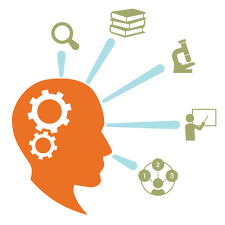
#> input picture myfiles/old/13.png, 225 x 225 px, found by its file name
$ jupyter execute --allow-errors testPUNCT.ipynb
#> lines starting #> are read from the running program, lines starting #| are printed output that depends on the picture; after the words box and inside, x2 and y2 are one past the last pixel; in counts of white or black regions, pixels touching at a corner belong together
[cell 1]
import cv2 as cv2
from matplotlib import pyplot as plt
import numpy as np
from pathlib import Path

[cell 2]
def cutPunctuation(img,wordname_path):
    #plt.imshow(img)
    img = cv2.bitwise_not(img)
    newX=256
    newY=256
    #plt.figure()
    #plt.imshow(img)
    #img = cv2.resize(img,(int(newX),int(newY)))
    img=img//255
    y=img.sum(axis=0)

    #print (y)
    #print(y.shape)
    num=np.size(img,1)
    x = np.arange(num)
    ###print(x.shape)
    fig, ax = plt.subplots()
    ax.plot(x,y)
    plt.show()
    plt.figure()


    # [8 lines of commented-out code are left out]

    index=np.where(y == 0)[0]
    #index=np.where(y <= 10)[0]

    #print(index)
    len=index.shape[0]
    rev_index=index[::-1]
    #print(len)
    #print("========")


    width=np.size(img,1)

    height=np.size(img,0)
    print(width)
    print(height)


    sum_ink=0
    for i in  range(0, len-1):
        #print(i,"++++")

        if rev_index[i+1]<rev_index[i]-1: #by pass the contigues zeros that exist
            #print("dif=",rev_index[i]-rev_index[i+1],"index=",i )
            #print(rev_index[i])
            #print(rev_index[i+1])

            xc=rev_index[i+1]

            imgF = img[0:height, 0:xc]


            imgT= img[0:height, xc:width]
            half=height/2
            print('==========')
            print('half',half)
            print('xc',xc)
            hprof=imgT.sum(axis=1)
            sumakiarea=hprof.sum()
            print('sumarea',hprof,sumakiarea)
            hprofIndex=np.where(hprof == 0)
            hprofZerosNum=np.size(hprofIndex,1)

            print('zeros',hprofZerosNum)

            print('==========')
            #if hprofZerosNum-3 >= half:
            if sumakiarea < 95:
                #do not cut
                print("+++++++++++")
                imgF=255*imgF
                imgF=abs(255-imgF)
                imgReturn=imgF

                #plt.figure()
                #plt.imshow(imgF)
                return imgReturn
            else:
                #cut
                img=255*img
                img=abs(255-img)
                imgReturn=img
                return imgReturn

[cell 3]
#print(Path('tmp').parent)


wordname_path="..\\tmp1\\1.png"

wordname_path="..\\tmp1\\111.png"
wordname_path="..\\tmp1\\12.png"
wordname_path="..\\tmp1\\2.png"
wordname_path="..\\tmp1\\11.png"
wordname_path="..\\tmp1\\13.png"
img= cv2.imread(wordname_path,0);
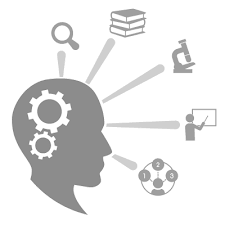
#> img: shape (225, 225); min 126, max 255, mean 231.3


# [6 lines of commented-out code are left out]
imgx=cutPunctuation(img,wordname_path)
#> in cutPunctuation, `img = cv2.bitwise_not(img)`:
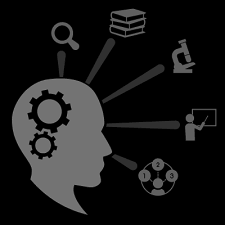
#> img: shape (225, 225); min 0, max 129, mean 23.7
#> in cutPunctuation, `img=img//255`: img: shape (225, 225); every value is 0
#> in cutPunctuation, `y=img.sum(axis=0)`: y = 225 values from 0 to 0
#> in cutPunctuation, `num=np.size(img,1)`: num = 225
#> in cutPunctuation, `plt.show()`:
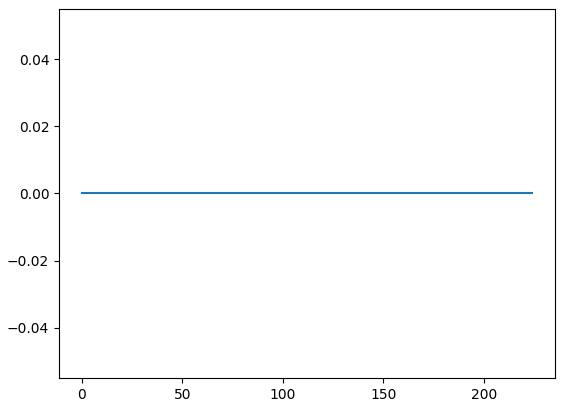
#> figure drawn by matplotlib, 1 panel
#> in cutPunctuation, `index=np.where(y == 0)[0]`: index = 225 values from 0 to 224
#> in cutPunctuation, `rev_index=index[::-1]`: rev_index = 225 values, max 224 at index 0, min 0 at index 224, mean 112
#> in cutPunctuation, `width=np.size(img,1)`: width = 225
#| 225
#| 225

#imgx=255*imgx
#imgx=abs(255-imgx)
#imx=imgx.astype(int)

plt.figure()
#> (the rest of this cell did not finish here and is left out)

$ run again, with .debris/2019-04-30 11.45.16.00/0177.pdf300___erosion.png copied over myfiles/old/13.png
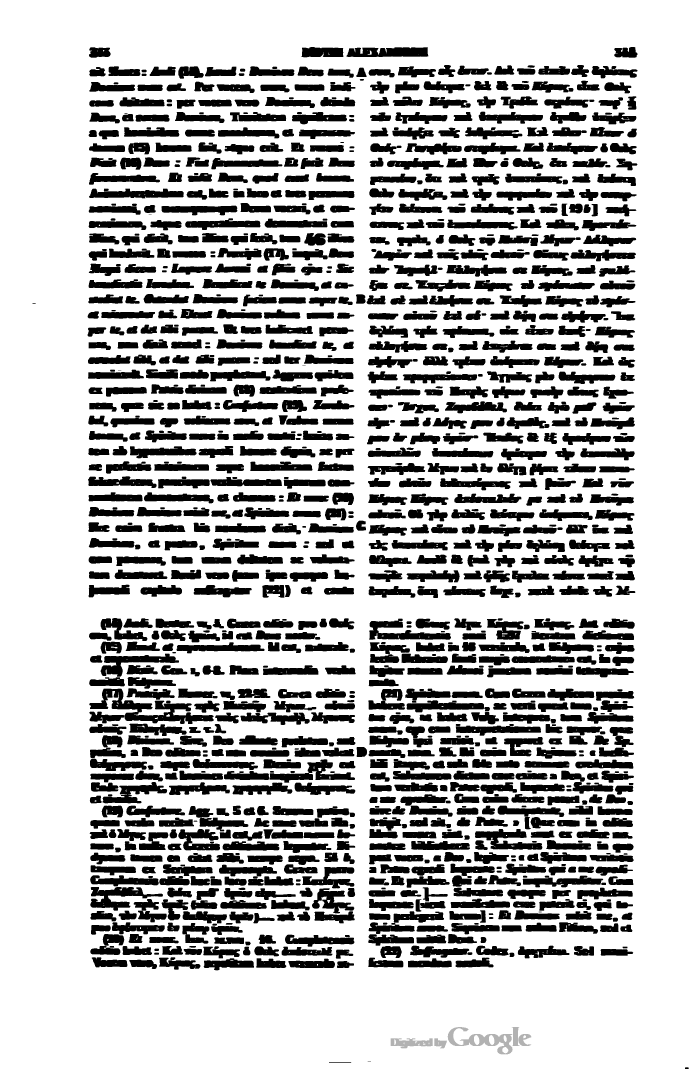
#> input picture .debris/2019-04-30 11.45.16.00/0177.pdf300___erosion.png, 2068 x 3205 px, found by its file name (shown at 1/3 size)
#> img is the input picture: shape (3205, 2068); min 0, max 255, mean 186.8
#> y = 2068 values, max 1429 at index 1117, min 0 at index 0, mean 855.5
#> num = 2068
#> in cutPunctuation, `plt.show()`:
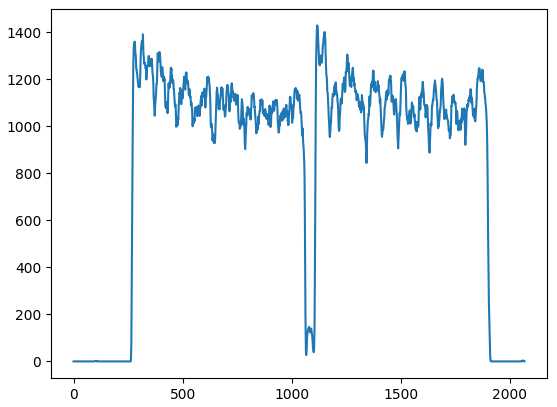
#> figure drawn by matplotlib, 1 panel; curve peaks at x = 1117, y = 1429
#> index = 397 values from 0 to 2067
#> rev_index = 397 values, max 2067 at index 0, min 0 at index 396, mean 804.1
#> width = 2068
#> height = 3205
#| 2068
#| 3205
#> the loop in cutPunctuation, `for i in  range(0, len-1): #print(i,"++++") ` made 2 passes
#> (xc, half, sumakiarea, hprofZerosNum) on pass 2: (2054, 1602.5, 31, 3202)
#> (printed output is left out)
#> pass 2, in cutPunctuation, `imgF = img[0:height, 0:xc]`:
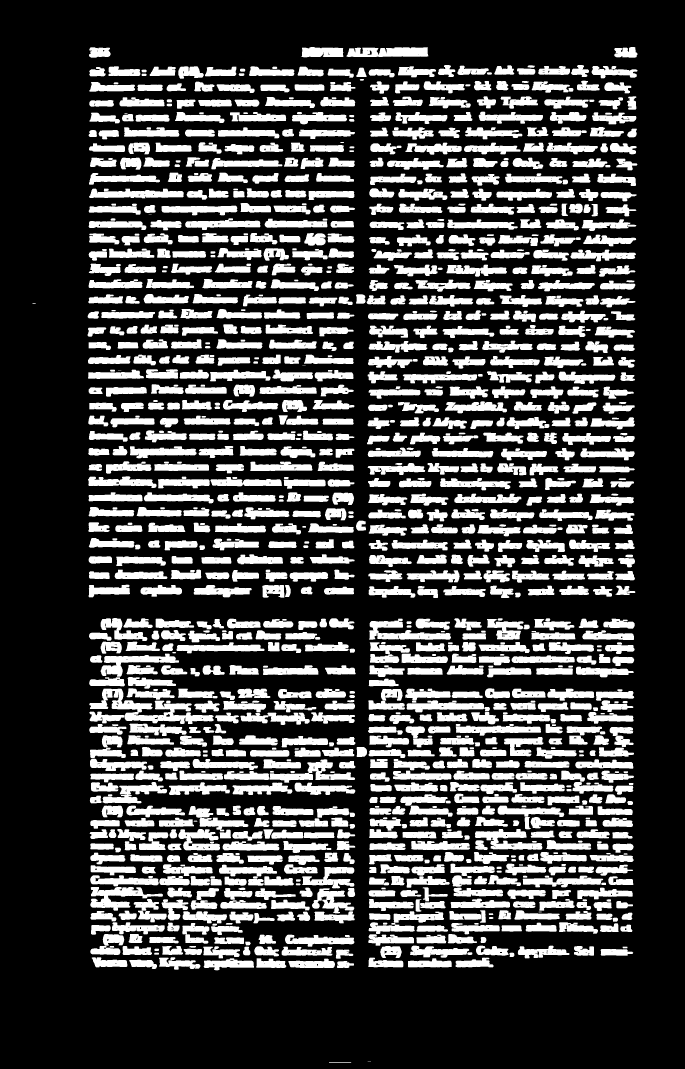
#> imgF: shape (3205, 2054) (shown at 1/3 size); values 0 (black) and 1 (white), 26.9% white; 1283 white regions (7 under 20 px), largest, box (x1, y1, x2, y2) and area: (268, 2066, 641, 2172) 13088, (1107, 1856, 1353, 1919) 6802, (271, 2661, 489, 2732) 6628
#> (printed output is left out)

$ run again, with .debris/2019-04-30/0153.pdf300rec.png copied over myfiles/old/13.png
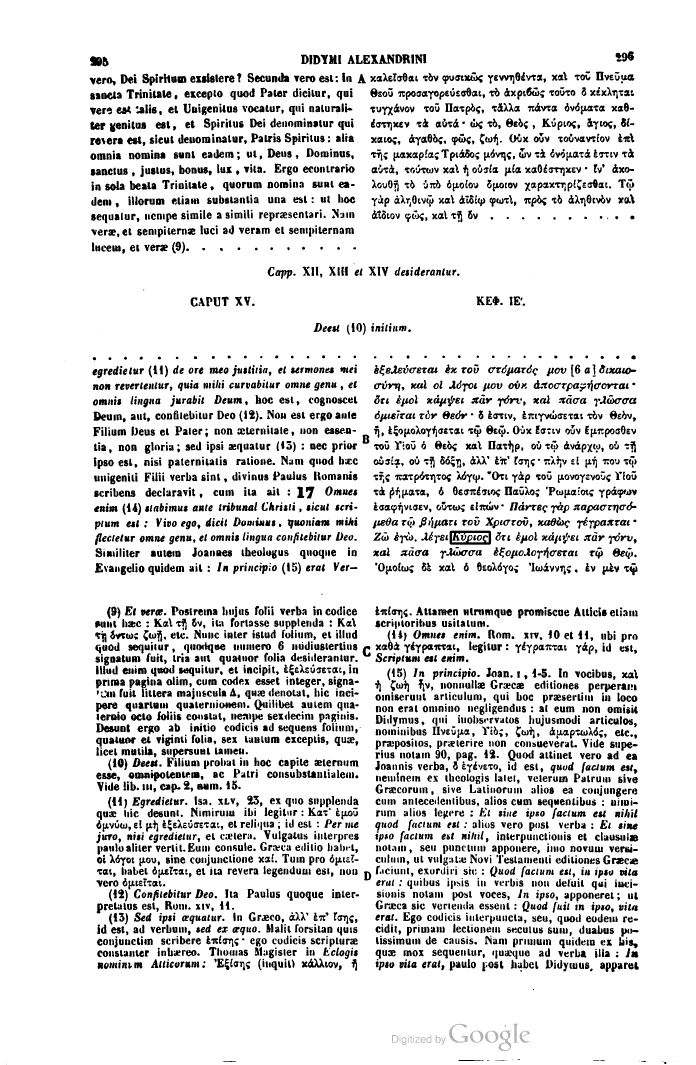
#> input picture .debris/2019-04-30/0153.pdf300rec.png, 2088 x 3195 px, found by its file name (shown at 1/3 size)
#> img is the input picture: shape (3195, 2088); min 0, max 255, mean 224
#> in cutPunctuation, `img=img//255`:
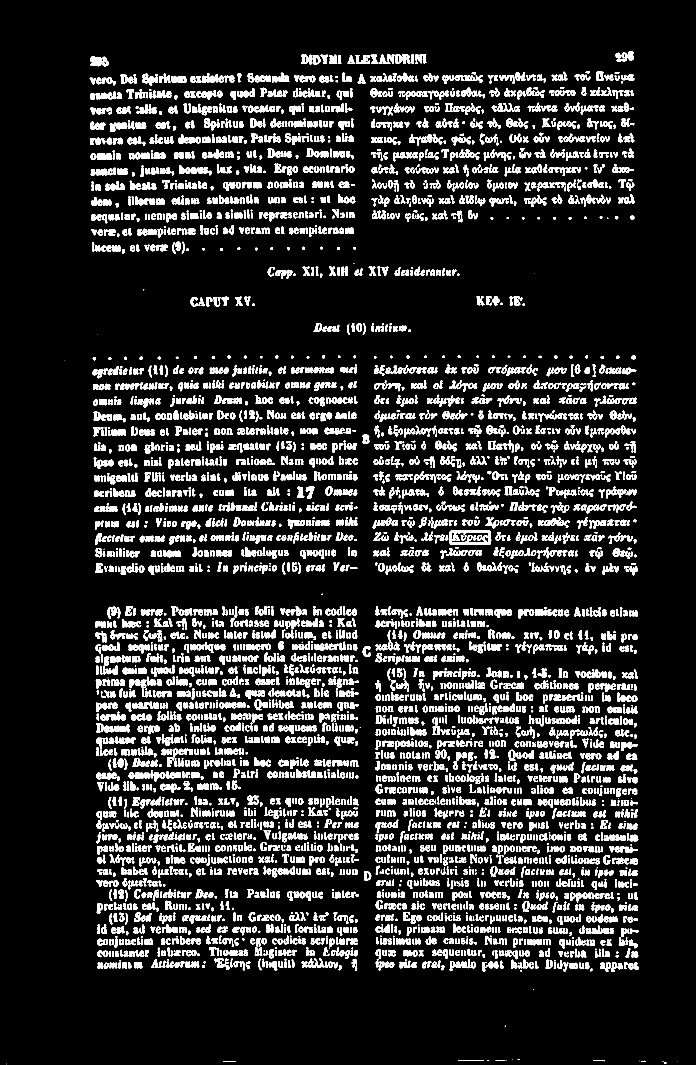
#> img: shape (3195, 2088) (shown at 1/3 size); values 0 (black) and 1 (white), 12.1% white; 5213 white regions (219 under 20 px), largest, box (x1, y1, x2, y2) and area: (1349, 1592, 1474, 1634) 2752, (289, 2170, 358, 2197) 1058, (288, 2107, 352, 2136) 924
#> y = 2088 values, max 890 at index 295, min 0 at index 0, mean 387.7
#> num = 2088
#> index = 413 values from 0 to 2087
#> rev_index = 413 values, max 2087 at index 0, min 0 at index 412, mean 797.1
#> width = 2088
#> height = 3195
#| 2088
#| 3195
#> the loop in cutPunctuation, `for i in  range(0, len-1): #print(i,"++++") ` made 55 passes
#> (xc, half, sumakiarea, hprofZerosNum) on pass 55: (2031, 1597.5, 1, 3194)
#> (printed output is left out)
#> after the loop in cutPunctuation, `for i in  range(0, len-1):`:
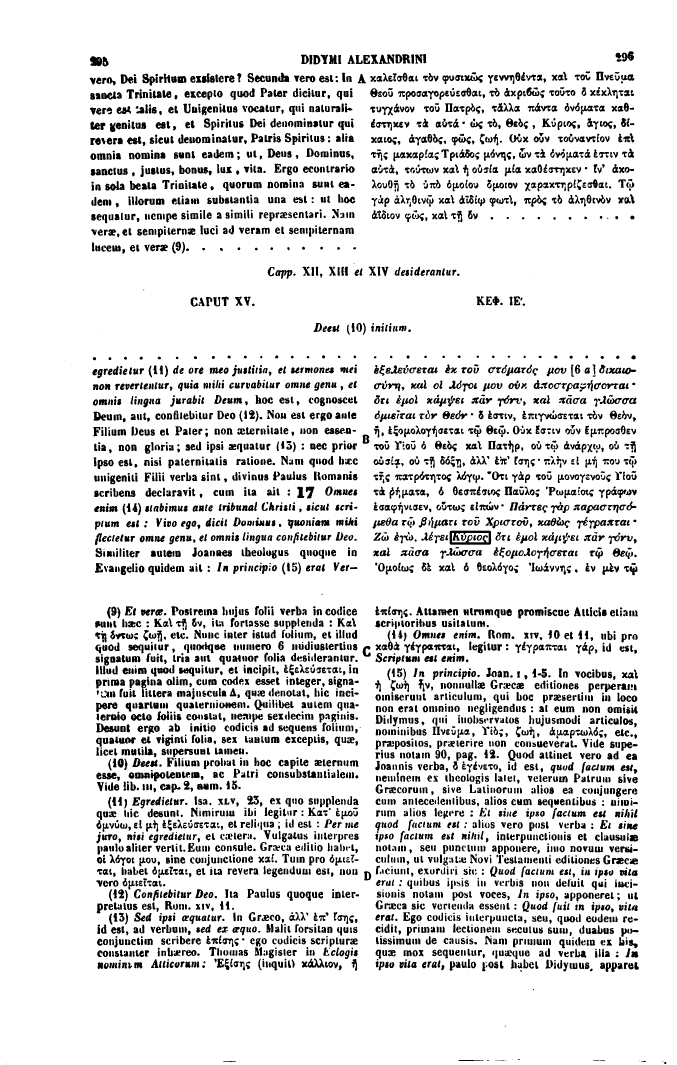
#> imgF: shape (3195, 2031) (shown at 1/3 size); 87.5% white; 5212 black regions (218 under 20 px), largest, box (x1, y1, x2, y2) and area: (1349, 1592, 1474, 1634) 2752, (289, 2170, 358, 2197) 1058, (288, 2107, 352, 2136) 924
#> (printed output is left out)
